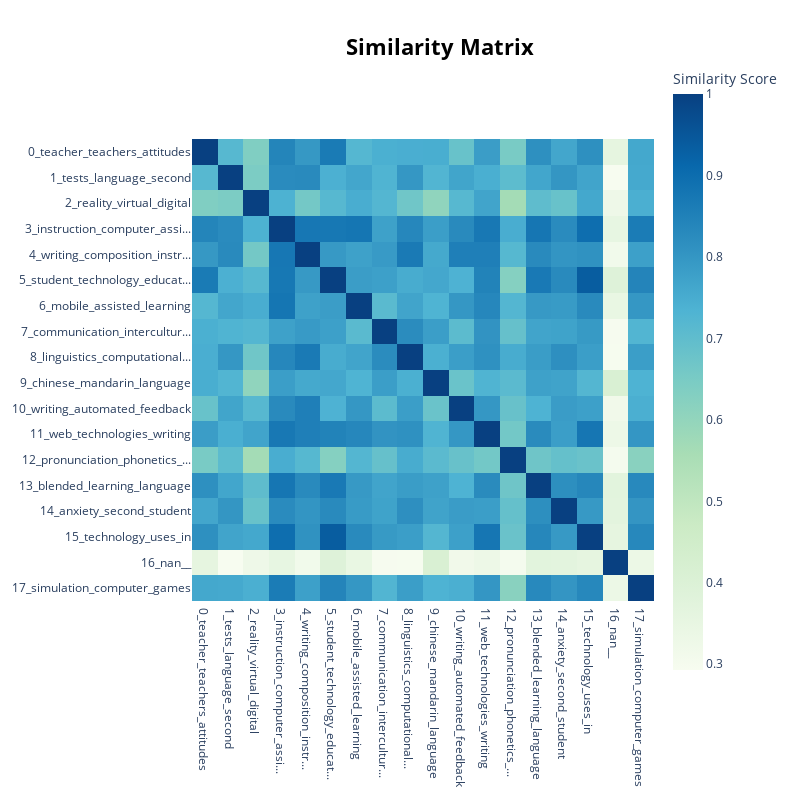

Notebook code cell kept with this figure:
### Code cell
model.visualize_heatmap()

### Figure 1 — Plotly figure (JSON) as saved in the notebook; plotly's stock layout.template omitted (floating-point values rounded to 4 significant figures; data arrays with more than 128 entries replaced by an {"elided": "..."} marker saying what was removed)
{"data": [{"coloraxis": "coloraxis", "hovertemplate": "x: %{x}<br>y: %{y}<br>Similarity Score: %{z}<extra></extra>", "name": "0", "type": "heatmap", "x": ["0_teacher_teachers_attitudes", "1_tests_language_second", "2_reality_virtual_digital", "3_instruction_computer_assi...", "4_writing_composition_instr...", "5_student_technology_educat...", "6_mobile_assisted_learning", "7_communication_intercultur...", "8_linguistics_computational...", "9_chinese_mandarin_language", "10_writing_automated_feedback", "11_web_technologies_writing", "12_pronunciation_phonetics_...", "13_blended_learning_language", "14_anxiety_second_student", "15_technology_uses_in", "16_nan__", "17_simulation_computer_games"], "xaxis": "x", "y": ["0_teacher_teachers_attitudes", "1_tests_language_second", "2_reality_virtual_digital", "3_instruction_computer_assi...", "4_writing_composition_instr...", "5_student_technology_educat...", "6_mobile_assisted_learning", "7_communication_intercultur...", "8_linguistics_computational...", "9_chinese_mandarin_language", "10_writing_automated_feedback", "11_web_technologies_writing", "12_pronunciation_phonetics_...", "13_blended_learning_language", "14_anxiety_second_student", "15_technology_uses_in", "16_nan__", "17_simulation_computer_games"], "yaxis": "y", "z": {"elided": "18x18 float values"}}], "layout": {"coloraxis": {"colorbar": {"title": {"text": "Similarity Score"}}, "colorscale": [[0, "rgb(247,252,240)"], [0.125, "rgb(224,243,219)"], [0.25, "rgb(204,235,197)"], [0.375, "rgb(168,221,181)"], [0.5, "rgb(123,204,196)"], [0.625, "rgb(78,179,211)"], [0.75, "rgb(43,140,190)"], [0.875, "rgb(8,104,172)"], [1, "rgb(8,64,129)"]]}, "height": 800, "hoverlabel": {"bgcolor": "white", "font": {"family": "Rockwell", "size": 16}}, "legend": {"title": {"text": "Trend"}}, "margin": {"t": 60}, "showlegend": true, "title": {"font": {"color": "Black", "size": 22}, "text": "<b>Similarity Matrix</b>", "x": 0.55, "xanchor": "center", "y": 0.95, "yanchor": "top"}, "width": 800, "xaxis": {"anchor": "y", "constrain": "domain", "domain": [0, 1], "scaleanchor": "y"}, "yaxis": {"anchor": "x", "autorange": "reversed", "constrain": "domain", "domain": [0, 1]}}}
